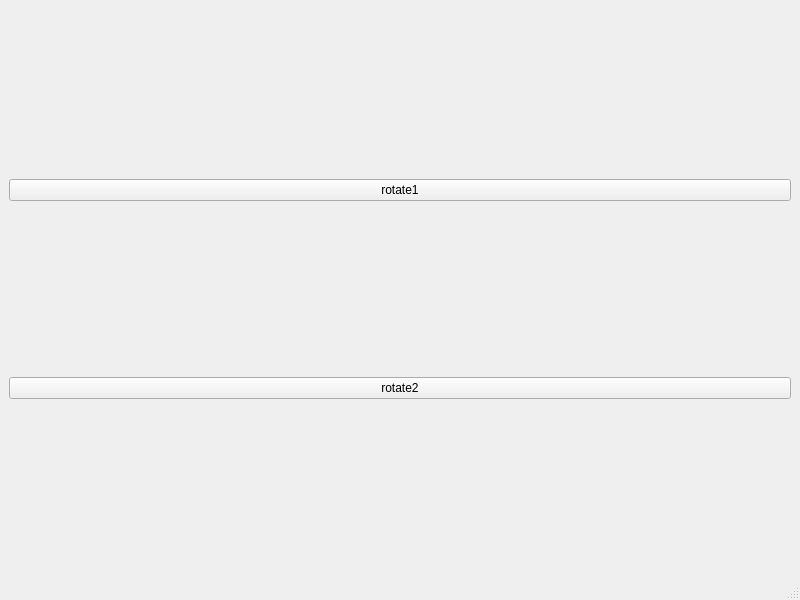
<?xml version="1.0" encoding="UTF-8"?>
<ui version="4.0">
 <class>MainWindow</class>
 <widget class="QMainWindow" name="MainWindow">
  <property name="geometry">
   <rect>
    <x>0</x>
    <y>0</y>
    <width>800</width>
    <height>600</height>
   </rect>
  </property>
  <property name="windowTitle">
   <string>MainWindow</string>
  </property>
  <widget class="QWidget" name="centralwidget">
   <layout class="QVBoxLayout" name="verticalLayout_2">
    <item>
     <layout class="QVBoxLayout" name="verticalLayout"/>
    </item>
    <item>
     <widget class="QPushButton" name="pushButton_2">
      <property name="text">
       <string>rotate1</string>
      </property>
     </widget>
    </item>
    <item>
     <widget class="QPushButton" name="pushButton">
      <property name="text">
       <string>rotate2</string>
      </property>
     </widget>
    </item>
   </layout>
  </widget>
  <widget class="QMenuBar" name="menubar">
   <property name="geometry">
    <rect>
     <x>0</x>
     <y>0</y>
     <width>800</width>
     <height>23</height>
    </rect>
   </property>
  </widget>
  <widget class="QStatusBar" name="statusbar"/>
 </widget>
 <resources/>
 <connections/>
</ui>
